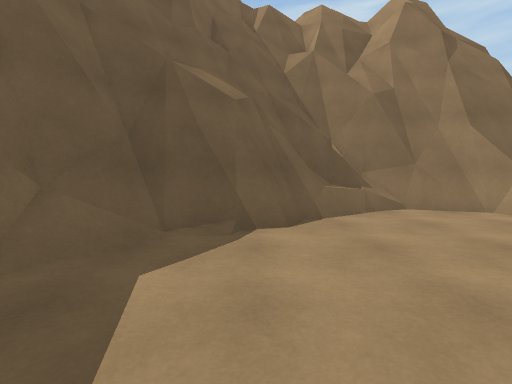
view 1 (above)

14 first-person views from a walk through a 3-D level made in the Unity game engine. The camera is 1.2 m above the floor, tilts 4° down and sees 85° across. The floor is counted in squares, 1 m on a side. Each view is taken from the middle of a square. On the plan, view 1 faces up. The plan holds only what a view shows up to about 13 squares ahead; the rest is blank. The place goes on beyond the plan.

view 2
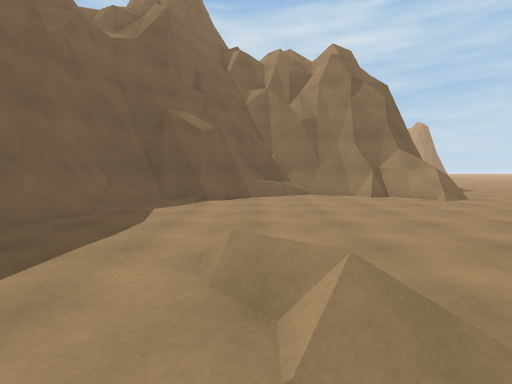

view 3
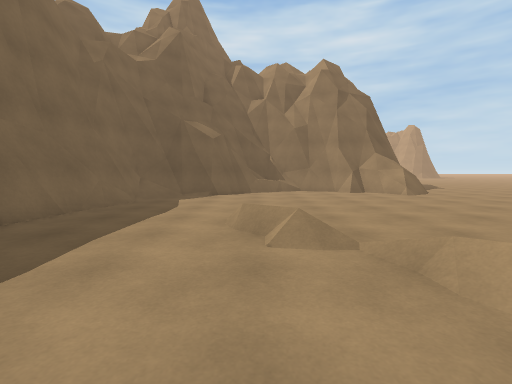

view 4
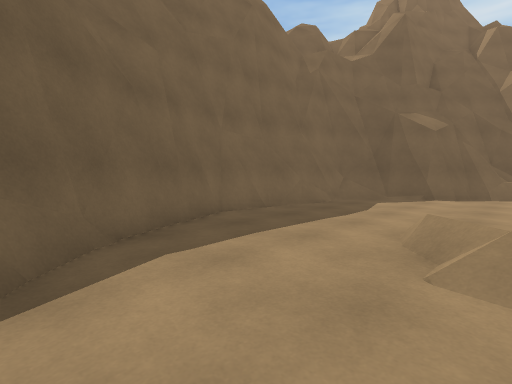

view 5
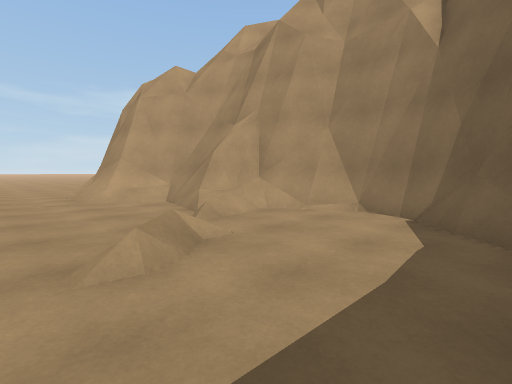

view 6
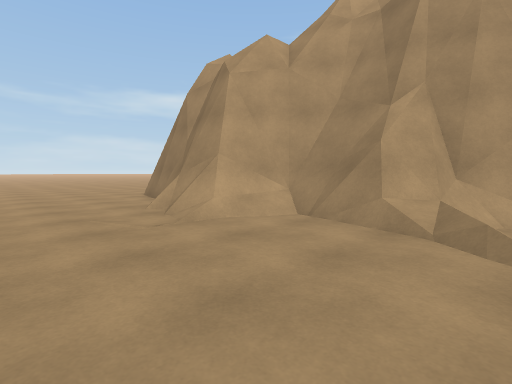

view 7
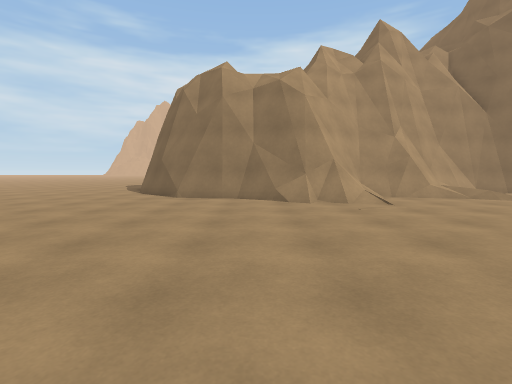

view 8
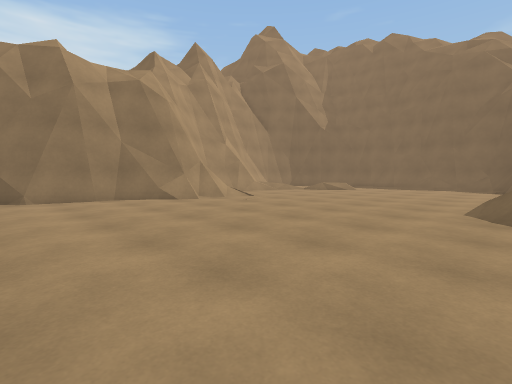

view 9
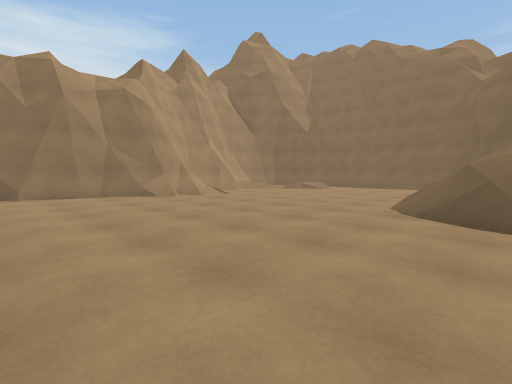

view 10
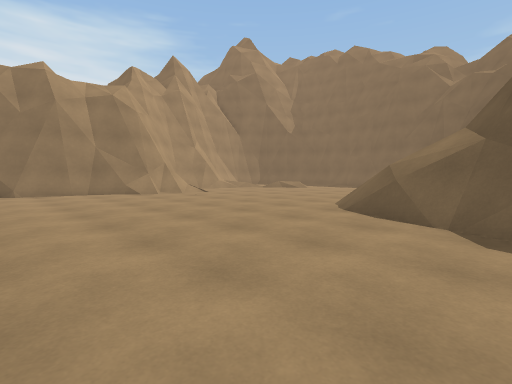

view 11
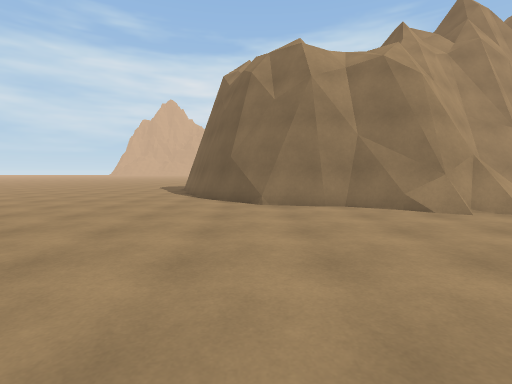

view 12
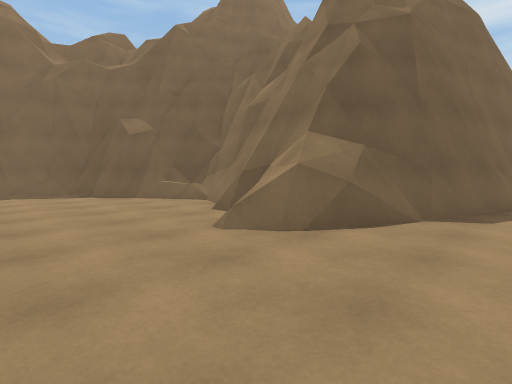

view 13
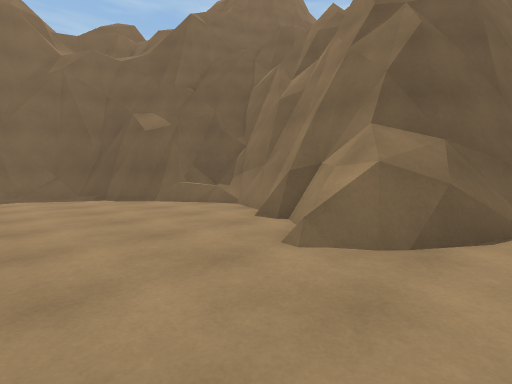

view 14
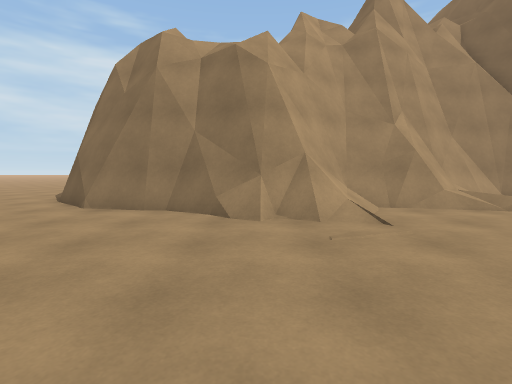

### Floor plan
Key: @ floor where view 1 was taken; # wall or solid block; . main floor; : floor 1.5 m higher than the main floor; + floor 1.75 m higher than the main floor; / step, stairs or slope; = window, fence, low wall or low ledge; O other object.
Columns run from 4 left of view 1 to 21 right of it. Each row starts with its distance up from view 1.
 11        ##  #######..... .
 10       #########=#=......
  9      ##===##== +==.......
  8     ##==...=#=:==........
  7  #####.......//==........
  6 ####=.........//.........
  5 #=#......................
  4 #/.......................
  3 #/.......................
  2 #.........................
  1 #.........................
  0 #...@.....................
 -1 #.........................
 -2 #...../...................
 -3 #.....//..................
 -4 #=.....O......///.........
 -5 ##....../.....//===.......
 -6  #......////./==#######...
 -7  ##....../=######   ####..
 -8   ##....//#####        ##.
 -9    ##=.####             ##
-10     ######

Positions as (right, up) in squares from view 1, and headings:
1: (0, 0), facing up
2: (2, -6), facing up
3: (2, -9), facing up
4: (3, -8), facing up-left
5: (-2, -1), facing down-right
6: (4, 0), facing down-right
7: (15, 7), facing down
8: (20, 7), facing down-left
9: (20, 9), facing down-left
10: (20, 11), facing down-left
11: (19, 4), facing down
12: (15, 2), facing up-left
13: (13, 2), facing up-left
14: (13, 3), facing down
